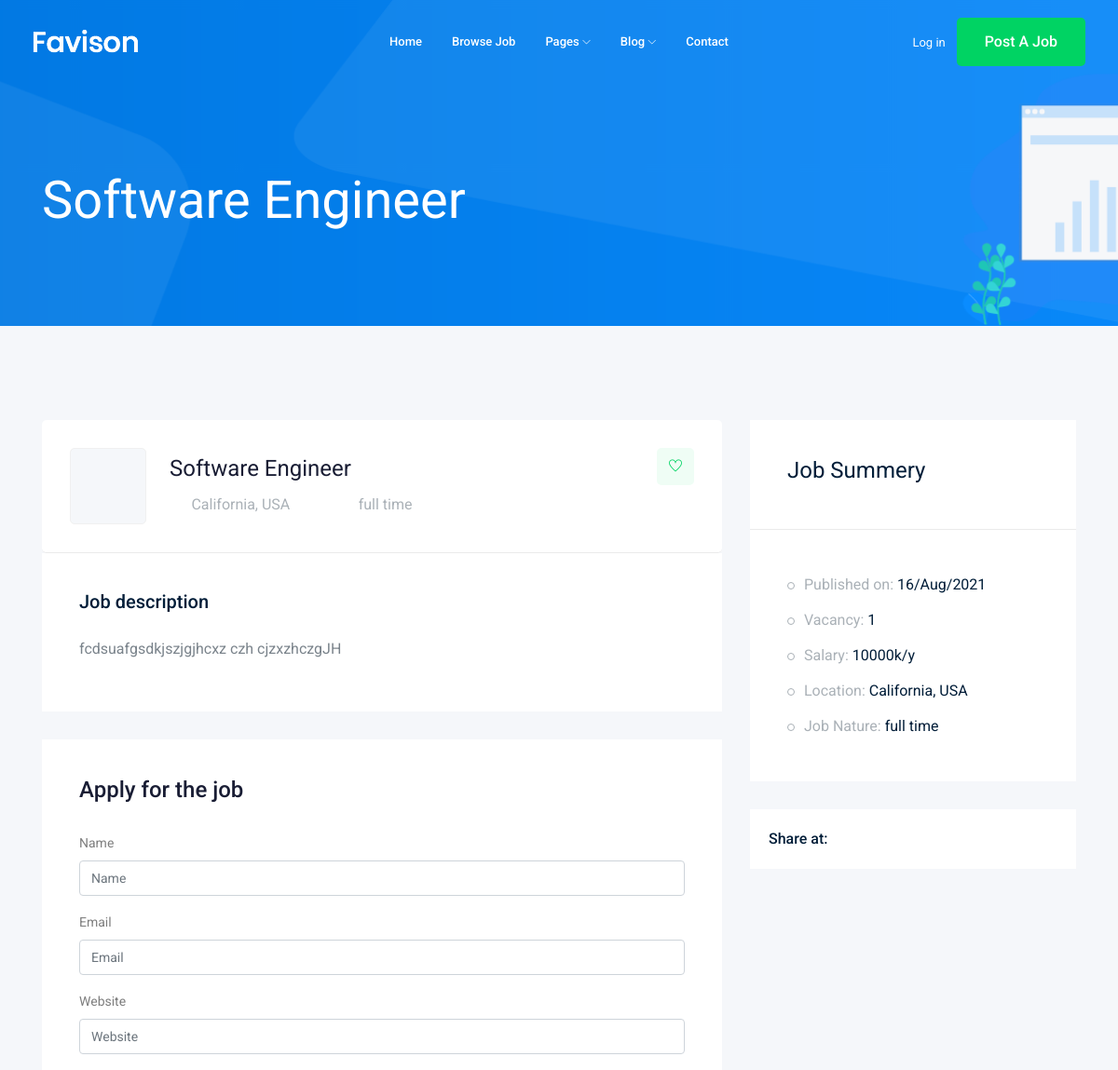
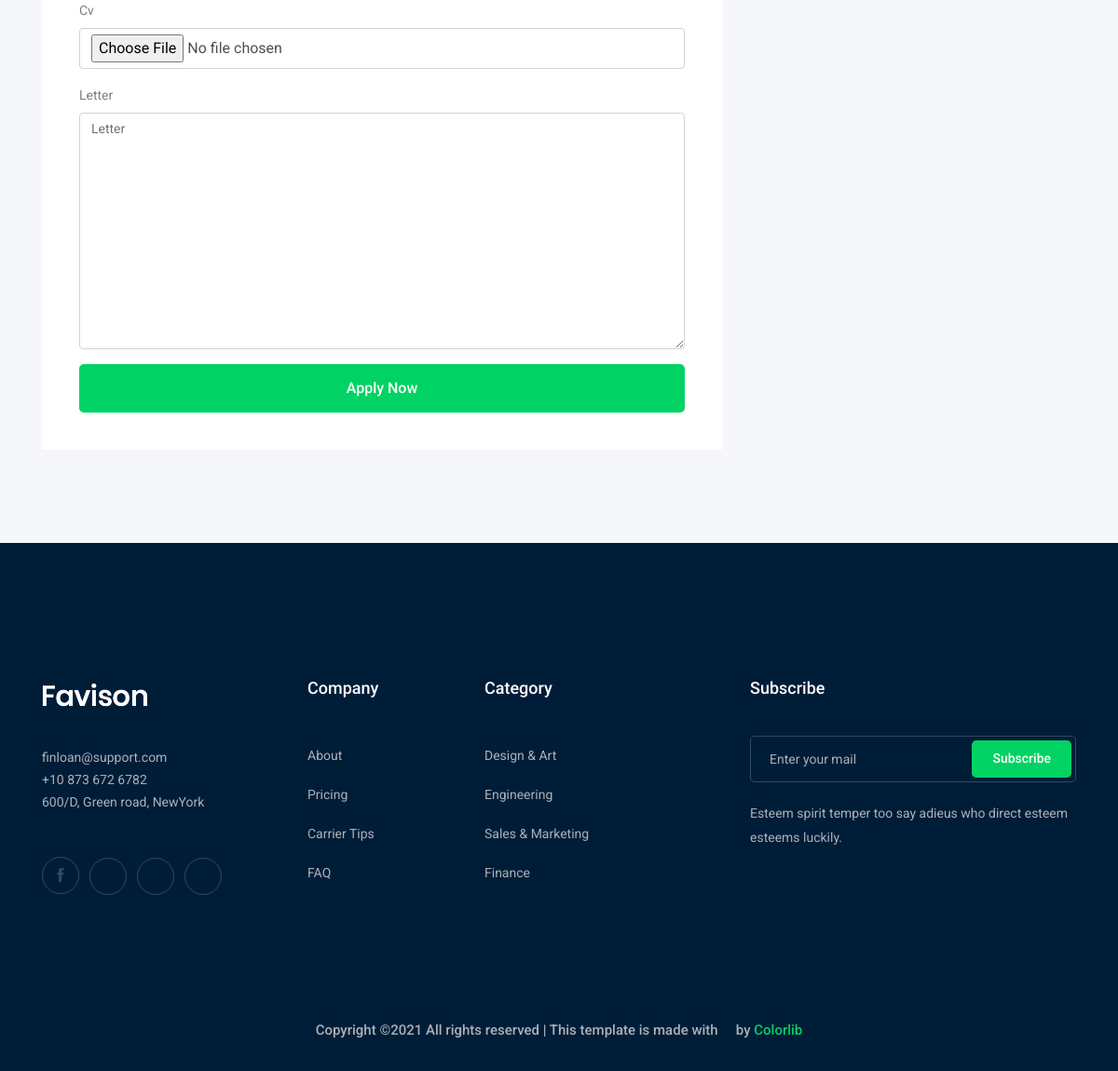
The page /jobs/software-engineer on the database its author committed (2 pictures, top to bottom).
### jobs/models.py (models this page shows, shortened)
class jobs(models.Model):
    title=CharField(max_length=50)
    job_type=CharField(max_length=20, choices=Job_Type)
    description=models.TextField(max_length=1500)
    published_at=models.DateTimeField(auto_now=True)
    vacancy= models.IntegerField(default=1)
    salary=models.IntegerField(default=0)
    excprince =models.IntegerField(default=1)
    category=models.ForeignKey(Category,on_delete=CASCADE)
    slug=models.SlugField(blank=True,null=True)
    def __str__(self) -> str:
        return self.title

### jobs/views.py (the view)
# urls.py: path('<str:slug>',views.job_detalis,name='job_detalis'),
def job_detalis(request,slug):
   job_detalis=jobs.objects.get(slug=slug)
   if request.method == 'POST':
       form=Apply_job(request.POST , request.FILES )
       if form.is_valid():
           print('valid')
           myform=form.save(commit=False)
           myform.job=job_detalis
           myform.save()
   else:
        form = Apply_job()
   context={'job':job_detalis,'form':form}
   return render(request,'jobs/job_ditales.html',context)

### jobs/forms.py
class Apply_job(forms.ModelForm):
    class  Meta:
        model=Apply
        fields=['name','email','website','cv','letter']

### jobs/templates/jobs/job_ditales.html (shortened to what this page needs)
{% extends 'base.html' %}
{% load bootstrap4 %}
{% block bodey %}
    <div class="bradcam_area bradcam_bg_1">
        <div class="container">
            <div class="row">
                <div class="col-xl-12">
                    <div class="bradcam_text">
                        <h3>{{job}}</h3>
                    </div>
                </div>
            </div>
        </div>
    </div>
    <div class="job_details_area">
        <div class="container">
            <div class="row">
                <div class="col-lg-8">
                    <div class="job_details_header">
                        <div class="single_jobs white-bg d-flex justify-content-between">
                            <div class="jobs_left d-flex align-items-center">
                                <div class="thumb">
                                </div>
                                <div class="jobs_conetent">
                                    <a href="#"><h4>{{job}}</h4></a>
                                    <div class="links_locat d-flex align-items-center">
                                        <div class="location">
                                            <p> <i class="fa fa-map-marker"></i> California, USA</p>
                                        </div>
                                        <div class="location">
                                            <p> <i class="fa fa-clock-o"></i> {{job.job_type}}</p>
                                        </div>
                                    </div>
                                </div>
                            </div>
                            <div class="jobs_right">
                                <div class="apply_now">
                                    <a class="heart_mark" href="#"> <i class="ti-heart"></i> </a>
                                </div>
                            </div>
                        </div>
                    </div>
                    <div class="descript_wrap white-bg">
                        <div class="single_wrap">
                            <h4>Job description</h4>
                            <p>{{job.description}}</p>
                        </div>
                    </div>
                    <div class="apply_job_form white-bg">
                        <h4>Apply for the job</h4>
                            <form  method="POST" , enctype="multipart/form-data">
                                {% bootstrap_form form %}
                                {% buttons %}
                                   <button class="boxed-btn3 w-100" type="submit">Apply Now</button>
                                {% endbuttons %}
                            </form>
                    </div>
                </div>
                <div class="col-lg-4">
                    <div class="job_sumary">
                        <div class="summery_header">
                            <h3>Job Summery</h3>
                        </div>
                        <div class="job_content">
                            <ul>
                                <li>Published on: <span>{{job.published_at|date:'d/M/o'}}</span></li>
                                <li>Vacancy: <span>{{job.vacancy}}</span></li>
                                <li>Salary: <span>{{job.salary}}k/y</span></li>
                                <li>Location: <span>California, USA</span></li>
                                <li>Job Nature: <span> {{job.job_type}}</span></li>
                            </ul>
                        </div>
                    </div>
                    <div class="share_wrap d-flex">
                        <span>Share at:</span>
                        <ul>
                            <li><a href="#"> <i class="fa fa-facebook"></i></a> </li>
                            <li><a href="#"> <i class="fa fa-google-plus"></i></a> </li>
                            <li><a href="#"> <i class="fa fa-twitter"></i></a> </li>
                            <li><a href="#"> <i class="fa fa-envelope"></i></a> </li>
                        </ul>
                    </div>
                    <div class="job_location_wrap">
                        <div class="job_lok_inner">
                            <div id="map" style="height: 200px;"></div>
                          </div>
                    </div>
                </div>
            </div>
        </div>
    </div>
{% endblock bodey %}

### rows shown on the page
jobs: title "Software Engineer", job_type "full time", description "fcdsuafgsdkjszjgjhcxz czh cjzxzhczgJH", published_at "16/Aug/2021", vacancy "1", salary "10000"
